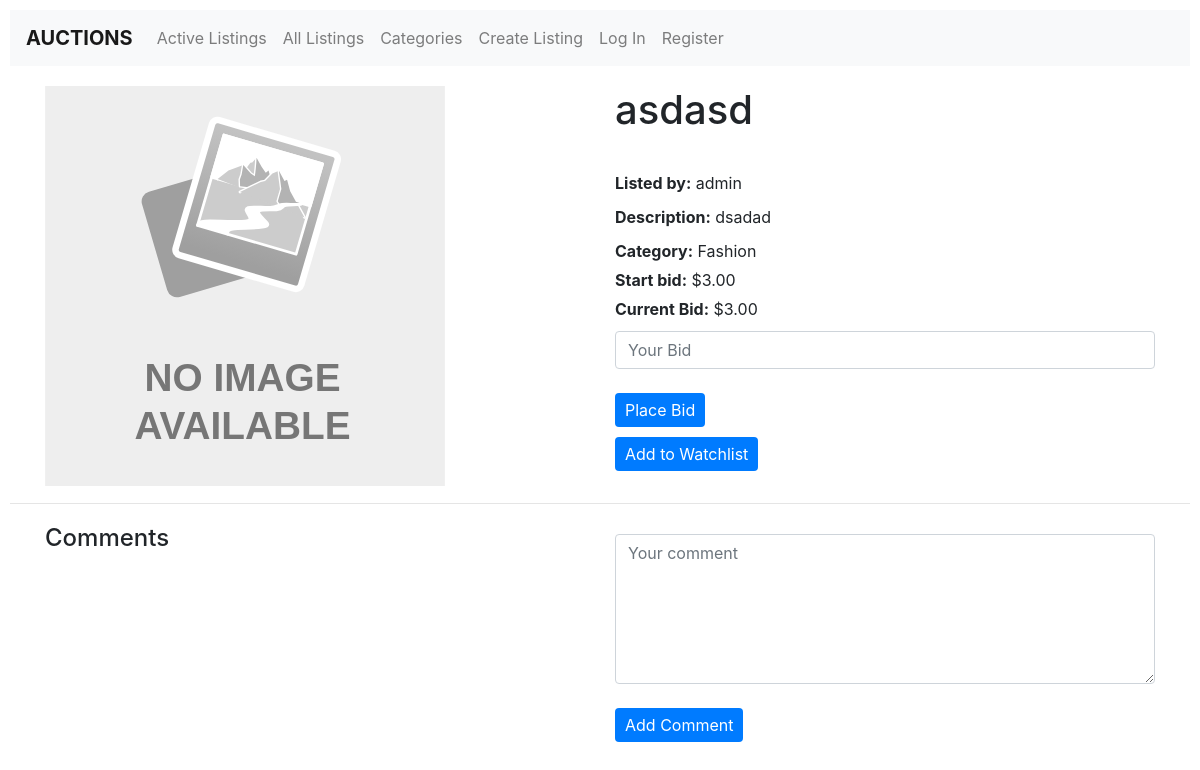
The page /listing/12 on the database as committed earlier.
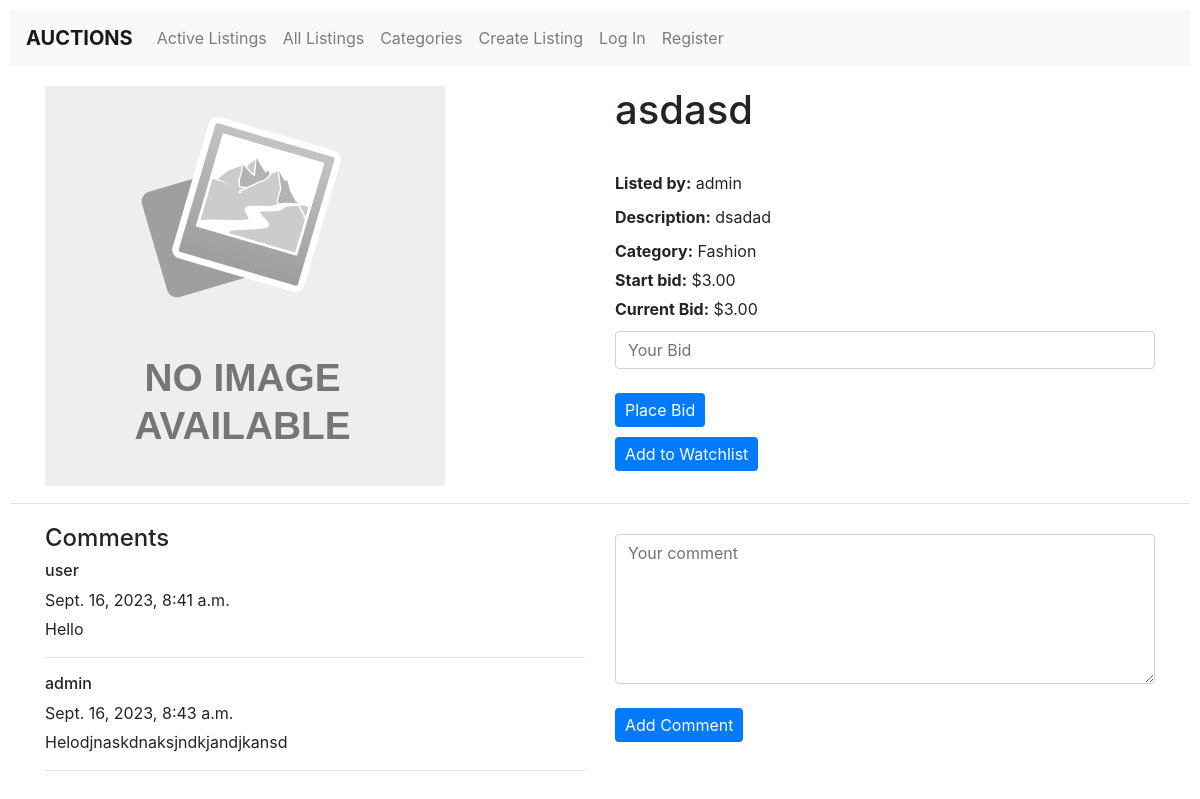
The same page on the database as committed later.
### auctions/models.py (models this page shows, shortened)
class Listing(models.Model):
    title = models.CharField(max_length=255)
    description = models.TextField()
    starting_bid = models.DecimalField(max_digits=10, decimal_places=2)
    current_bid = models.DecimalField(max_digits=10, decimal_places=2)
    category = models.ForeignKey(Category, on_delete=models.CASCADE)
    image_url = models.URLField(blank=True, null=True)
    creator = models.ForeignKey(User, on_delete=models.CASCADE)
    created_date = models.DateTimeField(auto_now_add=True)
    active = models.BooleanField(default=True)
    winner = models.ForeignKey(User, on_delete=models.CASCADE, blank=True, null=True, related_name="winner")

class User(AbstractUser):
    pass
    watchlist = models.ManyToManyField("Listing", blank=True, related_name="watchlist")
    bids = models.ManyToManyField("Listing", blank=True, related_name="bidder")

class Category(models.Model):
    name = models.CharField(max_length=255)
    class Meta:
        verbose_name_plural = "Categories"
    def __str__(self):
        return self.name

class Comment(models.Model):
    user = models.ForeignKey(User, on_delete=models.CASCADE)
    listing = models.ForeignKey(Listing, on_delete=models.CASCADE)
    comment = models.TextField()
    timestamp = models.DateTimeField(auto_now_add=True)

### auctions/views.py (the view)
# urls.py: path("listing/<int:listing_id>", views.listing, name="listing"),
def listing(request, listing_id):
    listing = Listing.objects.get(pk=listing_id)
    comments = Comment.objects.filter(listing=listing)
    return render(request, "auctions/listing.html", {
        "listing": listing,
        "comments": comments
    })

### auctions/templates/auctions/listing.html (shortened to what this page needs)
{% extends "auctions/layout.html" %}
{% load static %}
{% block body %}
<div class="container">
    <div class="row">
        <div class="col-md-6">
            <div class="row">
                <div class="col-md-12">
                    {% if listing.image_url %}
                    <img src="{{ listing.image_url }}" alt="listing-image" class="listing-image">
                    {% else %}
                    <img src="{% static 'auctions/images/No-Image-Placeholder.svg' %}" alt="listing-image" class="listing-image">
                    {% endif %}
                </div>
                <div class="col-md-12">
                </div>
            </div>
        </div>
        <div class="col-md-6">
            <div class="row">
                <div class="col-md-12">
                    <div class="details-box">
                        <h1>{{ listing.title }}</h1><br>
                        <div class="details-info">
                            <p><strong>Listed by:</strong> {{ listing.creator }}</p>
                            <div class="description-container">
                                <p><strong>Description:</strong> {{ listing.description }}</p>
                            </div>
                            <p><strong>Category:</strong> {{ listing.category }}</p>
                            <p><strong>Start bid:</strong> ${{ listing.starting_bid }}</p>
                            <p><strong>Current Bid:</strong> ${{ listing.current_bid }}</p>
                            {% if listing.creator != request.user and listing.active %}
                            <form action="{% url 'bid' %}" method="post">
                                <input type="number" name="bid" placeholder="Your Bid" class="form-control"><br>
                                <button type="submit" class="btn btn-primary">Place Bid</button>
                            </form>
                            {% endif %}
                            <div class="form-group">
                                <form method="post" action="{% url 'watchlist' %}">
                                    {% if listing in request.user.watchlist.all %}
                                    <button type="submit" name="action" value="remove" class="btn btn-warning">Remove from Watchlist</button>
                                    {% else %}
                                    <button type="submit" name="action" value="add" class="btn btn-success">Add to Watchlist</button>
                                    {% endif %}
                                </form>
                            </div>
                        </div>
                    </div>
                </div>
            </div>
        </div>
    </div>
</div>
<hr>
<div class="container">
    <div class="row">
        <div class="col-md-6">
            <h4>Comments</h4>
            {% for comment in comments %}
            <div class="comment">
                <h6>{{ comment.user }}</h6>
                <p>{{ comment.timestamp }}</p>
                <p>{{ comment.comment }}</p>
                <hr>
            </div>
            {% endfor %}
        </div>
        <div class="col-md-6">
            <form action="{% url 'comment' %}" method="post">
                <textarea name="comment" placeholder="Your comment" style="width: 100%; height: 150px" class="form-control"></textarea><br>
                <button type="submit" class="btn btn-primary">Add Comment</button>
            </form>
        </div>
    </div>
</div>
{% endblock %}

### auctions/templates/auctions/layout.html (shortened to what this page needs)
{% load static %}
<!DOCTYPE html>
<html lang="en">
   <head>
      <link rel="stylesheet" href="https://stackpath.bootstrapcdn.com/bootstrap/4.4.1/css/bootstrap.min.css">
      <link rel="stylesheet" href="https://cdn.jsdelivr.net/npm/bootstrap@4.0.0/dist/css/bootstrap.min.css">
      <link href="{% static 'auctions/styles.css' %}" rel="stylesheet">
   </head>
   <body>
      <nav class="navbar navbar-expand-lg navbar-light bg-light">
         <a class="navbar-brand" href="{% url 'index' %}"><strong>AUCTIONS</strong></a>
         <div class="collapse navbar-collapse" id="navbarNavDropdown">
            <ul class="navbar-nav">
               <li class="nav-item">
                  <a class="nav-link" href="{% url 'index' %}">Active Listings</a>
               </li>
               <li class="nav-item">
                  <a class="nav-link" href="{% url 'all' %}">All Listings</a>
               </li>
               <li class="nav-item">
                <a class="nav-link" href="{% url 'categories' %}">Categories</a>
             </li>
               <li class="nav-item">
                  <a class="nav-link" href="{% url 'create' %}">Create Listing</a>
               </li>
               {% if user.is_authenticated %}
               <li class="nav-item dropdown">
                    <a class="nav-link dropdown-toggle" href="#" id="navbarDropdownMenuLink" data-toggle="dropdown" aria-haspopup="true" aria-expanded="false">
                    {{ user.username }}
                    </a>
                    <div class="dropdown-menu" aria-labelledby="navbarDropdownMenuLink">
                    <a class="dropdown-item" href="{% url 'my_bids' %}">My Bids</a>
                    <a class="dropdown-item" href="{% url 'my_listings' %}">My listings</a>
                    <a class="dropdown-item" href="{% url 'watchlist' %}">Watchlist</a>
                    <a class="dropdown-item" href="{% url 'logout' %}">Log Out</a>
                    </div>
             </li>
               {% else %}
               <li class="nav-item">
                  <a class="nav-link" href="{% url 'login' %}">Log In</a>
               </li>
               <li class="nav-item">
                  <a class="nav-link" href="{% url 'register' %}">Register</a>
               </li>
               {% endif %}
            </ul>
         </div>
      </nav>
      {% block body %}
      {% endblock %}
   </body>
</html>

### auctions/static/auctions/styles.css (style rules this page uses)
body { padding: 10px; }
.listing-image { width: 100%; height: auto; max-height: 400px; }
.container { margin-top: 20px; }
p { margin: 5px 0; }
form { margin-top: 10px; }
button[type="submit"] { background-color: #007bff; color: #fff; padding: 5px 10px; border: none; cursor: pointer; }
.listing-image { object-fit: cover; width: 100%; height: 100%; max-width: 400px; }
.btn-primary { background-color: #007bff; border: none; }
.description-container { max-height: 200px; overflow-y: auto; }

Rows that differ between the two databases and show on the page:
added Comment: user "user", timestamp "Sept. 16, 2023, 8:41 a.m.", comment "Hello"
added Comment: user "admin", timestamp "Sept. 16, 2023, 8:43 a.m.", comment "Helodjnaskdnaksjndkjandjkansd"
